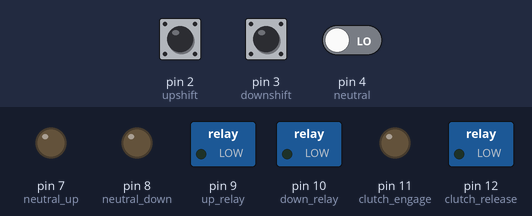
This sketch was run on a simulated Arduino Uno, built with avr-gcc and run on an emulated ATmega328P. Shown: switched loads named in the sketch (green lamp = pin HIGH), output pins drawn as LEDs (lit = HIGH). Dashed ring = blinking. The test bench sets the inputs (shaded band); at power-on: pin 2 (upshift) LOW, pin 3 (downshift) LOW, pin 4 (neutral) LOW.

Above: at 1.2 s.
1.3 s: pin 2 (upshift) pulled HIGH for 0.15 s
At 1.7 s:
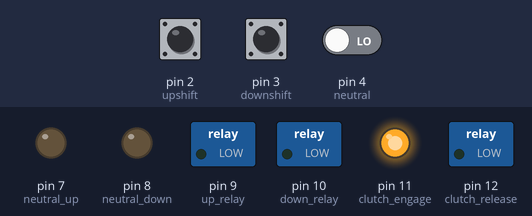
3.5 s: pin 3 (downshift) pulled HIGH for 1 s
At 4.1 s:
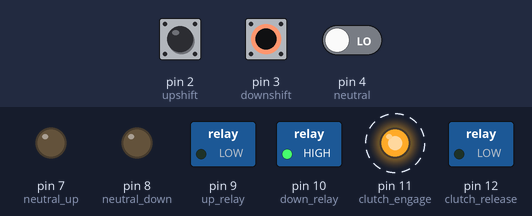
6.5 s: pin 3 (downshift) pulled HIGH for 3.2 s
At 7.85 s:
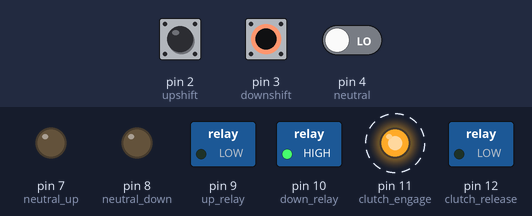
11.2 s: pin 2 (upshift) pulled HIGH for 3.2 s
At 11.8 s:
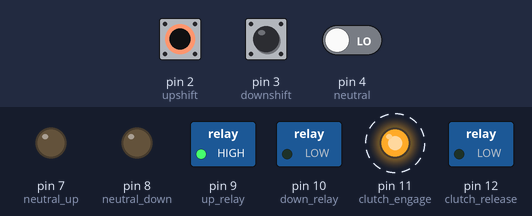
Timing chart, 0 to 16.5 s (numbered marks = the images above; inputs shaded):
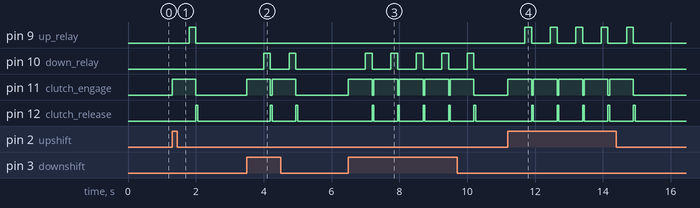

Measured:
- after the input at 1.3 s, pin 9 (up_relay): LOW → HIGH after 0.50 s, → LOW 0.20 s later; pin 11 (clutch_engage): LOW → HIGH at once, → LOW 0.70 s later; pin 12 (clutch_release): LOW → HIGH after 0.70 s, → LOW 0.05 s later
- after the input at 3.5 s, pin 10 (down_relay): alternates HIGH for 0.20 s and LOW for 0.55 s, 4 changes in all, then stays LOW, starting after 0.50 s; pin 11 (clutch_engage): alternates HIGH for 0.70 s and LOW for 0.05 s, 4 changes in all, then stays LOW, starting at once
- after the input at 6.5 s, pin 10 (down_relay): alternates HIGH for 0.20 s and LOW for 0.55 s, starting after 0.50 s; pin 11 (clutch_engage): alternates HIGH for 0.70 s and LOW for 0.05 s, starting at once; pin 12 (clutch_release): alternates HIGH for 0.05 s and LOW for 0.70 s, starting after 0.70 s
- after the input at 11.2 s, pin 9 (up_relay): alternates HIGH for 0.20 s and LOW for 0.55 s, 10 changes in all, then stays LOW, starting after 0.50 s; pin 11 (clutch_engage): alternates HIGH for 0.70 s and LOW for 0.05 s, 10 changes in all, then stays LOW, starting at once

The sketch:

CR_15_gear_shift.ino
```cpp
/*
CR 16 Gear Shift Code 1.0
Edited by: Rahul and Deepak
date: 08-01-2016  11:58:19.
*/

#define upshift 2          //UP_SHIFT BUTTON
#define downshift 3        //DOWN_SHIFT BUTTON
#define neutral 4           //NEUTRAL_BUTTON
#define neutral_up 7       //NEUTRAL_UP RELAY (12V)
#define neutral_down 8      //NEUTRAL_DOWN RELAY (12V)
#define up_relay 9          //GEAR_UP RELAY  (24V)
#define down_relay 10        //GEAR_DOWN RELAY (24V)
#define clutch_engage 11      //CLUTCH_ENGAGE RELAY (24)
#define clutch_release 12     //CLUTCH_DISENGAGE RELAY (24V)

void setup()
{


  pinMode(upshift, INPUT); //upshift input to arduino
  pinMode(downshift, INPUT); //  downshift input to arduino
  pinMode(neutral, INPUT);     // Neutral Input to arduino.
  pinMode(neutral_up, OUTPUT);  // Neutral_up output
  pinMode(neutral_down, OUTPUT);   //Neutral_down output
  pinMode(up_relay, OUTPUT); // 3 is gear up shift
  pinMode(down_relay, OUTPUT); // 5 gear is downshift
  pinMode(clutch_engage, OUTPUT); // 6 is clutch engage
  pinMode(clutch_release, OUTPUT); //9 is clutch release
}

void loop()
{
 int u = digitalRead(upshift); //check if button is pressed
 int d = digitalRead(downshift); //check if button is pressed
 int n = digitalRead(neutral);    //check if button is pressed
  //up shift code
  if (u == HIGH)
  {
    digitalWrite(downshift, LOW); // Downshift button is disabled
    digitalWrite(clutch_engage, HIGH); // clutch is engaged
    delay(500); // engaging time
    digitalWrite(up_relay, HIGH); // Gear up shift takes place
    delay(200); // gear engaging time
    digitalWrite(clutch_engage, LOW); // turn of engaging system
    digitalWrite(up_relay, LOW); //turn of shifting system
    digitalWrite(clutch_release, HIGH); // clutch is released
    delay(50); // time to release
    digitalWrite(clutch_release, LOW); // turn of releasing system
  }
  // down shift code
  else if (d == HIGH)
  {
    digitalWrite(upshift, LOW); // upshift button is disabled
    digitalWrite(clutch_engage, HIGH); // clutch is engaged
    delay(500); // engaging time
    digitalWrite(down_relay, HIGH); // Gear down shift takes place
    delay(200); // gear engaging time
    digitalWrite(clutch_engage, LOW); // turn of engaging system
    digitalWrite(down_relay, LOW); //turn of shifting system
    digitalWrite(clutch_release, HIGH); // clutch is released
    delay(50); // time to release
    digitalWrite(clutch_release, LOW); // turn of releasing system
  }
  //neutral code
  else
  {
    /*
    check which gear it is in and then shift accordingly.
    if in first gear up shift using by activating up shift relay
    if in second gear then down shift by activating downshift relay.
    */
  }
}
```
